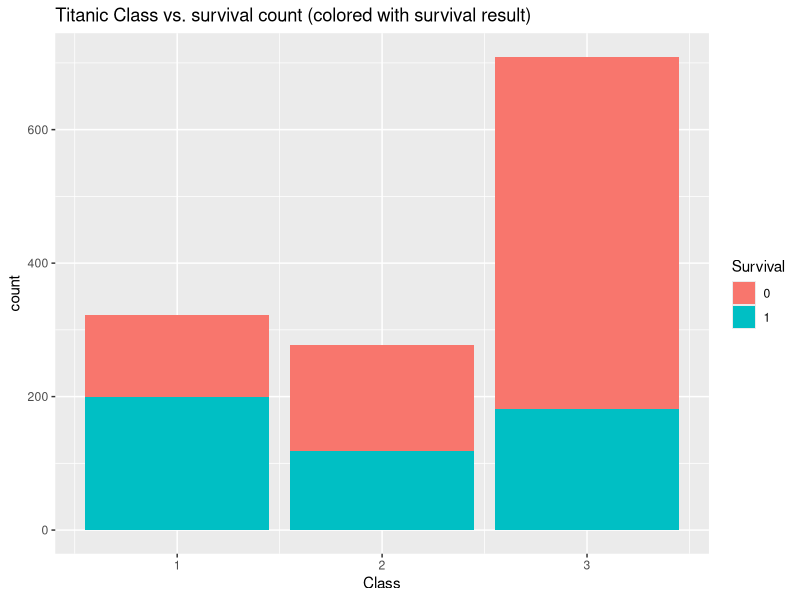
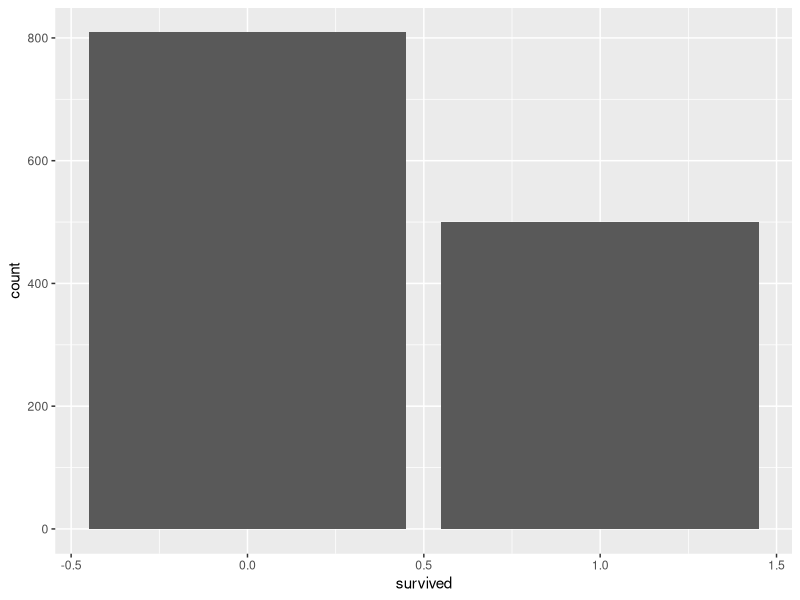
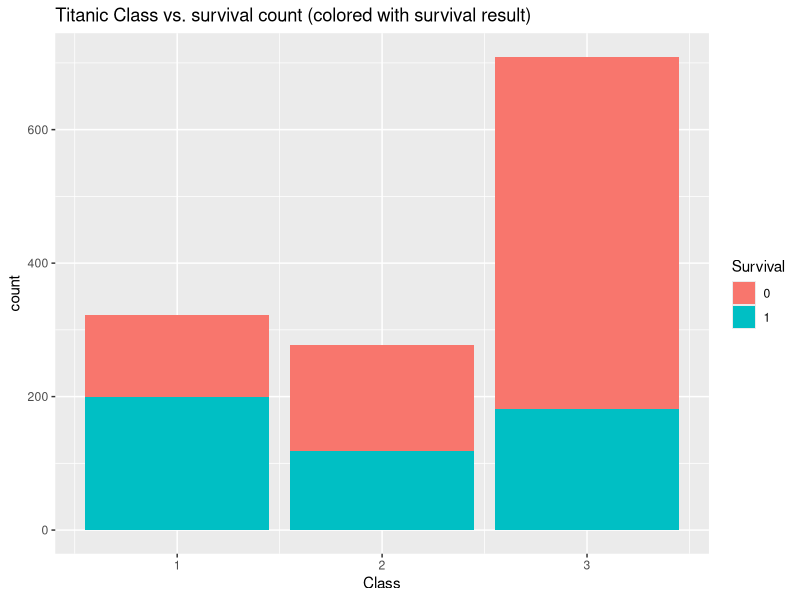

These charts were generated, in order, by the following R code:
# we don't need all packages in tidyverse
library(readr)
library(ggplot2)

# don't do this:
# source("01-load_clean.R")

# we saved the cleaned data into data/titanic_clean.csv
data <- readr::read_csv("data/titanic_clean.csv")


# eda 
ggplot(data = data, aes(x = pclass, fill = as.factor(survived)))+
  geom_bar()+ 
  labs(x = "Class", 
       y = "count",
       fill = "Survival")+
  ggtitle("Titanic Class vs. survival count (colored with survival result)")

# save the plot
ggsave("output/titanic1.png")

# this plot will prob not be in the report so don't save it
ggplot(data, aes(x = survived)) +
  geom_bar()
